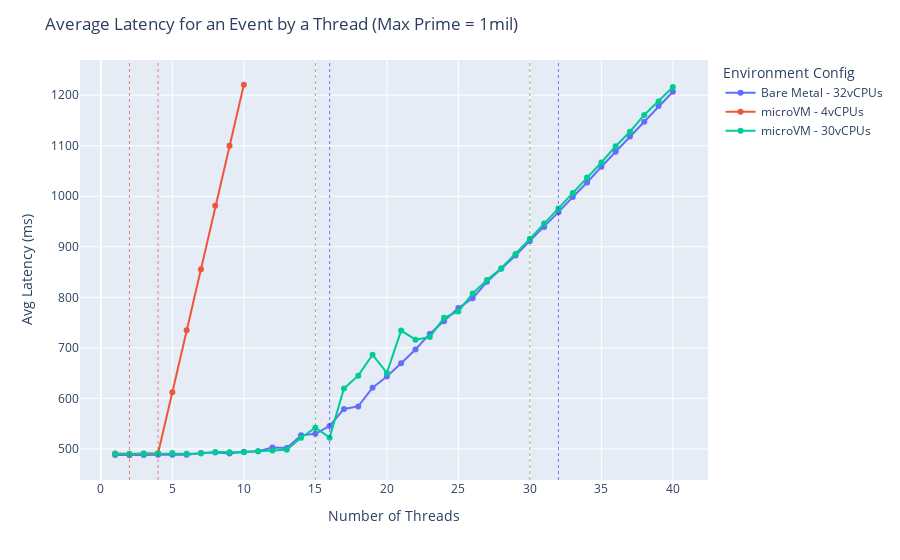

Notebook code cell kept with this figure:
### Markdown cell above
## Visualize: Average Latency

### Code cell
dff['Environment Config'] = dff['Env'] + ' - ' + dff['Number of vCPUs'].astype(str) + 'vCPUs'
dff_1mil = dff.loc[dff['Max Prime'] == 1000000]

fig = px.line(dff_1mil, x='Number of Threads', y='Avg Latency (ms)', color='Environment Config', markers=True)
fig.add_vline(x=2, line_width=0.5, line_dash="dot", line_color="red")
fig.add_vline(x=4, line_width=0.5, line_dash="dot", line_color="red")
fig.add_vline(x=15, line_width=0.5, line_dash="dot", line_color="green")
fig.add_vline(x=16, line_width=0.5, line_dash="dot", line_color="blue")
fig.add_vline(x=30, line_width=0.5, line_dash="dot", line_color="green")
fig.add_vline(x=32, line_width=0.5, line_dash="dot", line_color="blue")
fig['layout'].update(title='Average Latency for an Event by a Thread (Max Prime = 1mil)')
fig.show()

### Figure 1 — Plotly figure (JSON) as saved in the notebook; plotly's stock layout.template omitted (floating-point values rounded to 4 significant figures)
{"data": [{"hovertemplate": "Environment Config=Bare Metal - 32vCPUs<br>Number of Threads=%{x}<br>Avg Latency (ms)=%{y}<extra></extra>", "legendgroup": "Bare Metal - 32vCPUs", "line": {"color": "#636efa", "dash": "solid"}, "marker": {"symbol": "circle"}, "mode": "markers+lines", "name": "Bare Metal - 32vCPUs", "orientation": "v", "showlegend": true, "type": "scatter", "x": [1, 2, 3, 4, 5, 6, 7, 8, 9, 10, 11, 12, 13, 14, 15, 16, 17, 18, 19, 20, 21, 22, 23, 24, 25, 26, 27, 28, 29, 30, 31, 32, 33, 34, 35, 36, 37, 38, 39, 40], "xaxis": "x", "y": [488.1, 487.4, 487.9, 488.2, 488.6, 488.5, 491.8, 492.9, 491.1, 494.2, 495.2, 502.8, 501.9, 526.8, 529.8, 545.4, 579.2, 584.1, 621.2, 643.4, 669.4, 696.7, 727.6, 752.7, 778.8, 798.1, 830.7, 856.5, 882.6, 911.7, 939.1, 968.5, 998.4, 1027.0, 1058.0, 1088.0, 1118.0, 1147.0, 1179.0, 1207.0], "yaxis": "y"}, {"hovertemplate": "Environment Config=microVM - 4vCPUs<br>Number of Threads=%{x}<br>Avg Latency (ms)=%{y}<extra></extra>", "legendgroup": "microVM - 4vCPUs", "line": {"color": "#EF553B", "dash": "solid"}, "marker": {"symbol": "circle"}, "mode": "markers+lines", "name": "microVM - 4vCPUs", "orientation": "v", "showlegend": true, "type": "scatter", "x": [1, 2, 3, 4, 5, 6, 7, 8, 9, 10], "xaxis": "x", "y": [490.8, 489.2, 490.8, 491.3, 612.2, 734.9, 855.6, 981.4, 1100.0, 1221.0], "yaxis": "y"}, {"hovertemplate": "Environment Config=microVM - 30vCPUs<br>Number of Threads=%{x}<br>Avg Latency (ms)=%{y}<extra></extra>", "legendgroup": "microVM - 30vCPUs", "line": {"color": "#00cc96", "dash": "solid"}, "marker": {"symbol": "circle"}, "mode": "markers+lines", "name": "microVM - 30vCPUs", "orientation": "v", "showlegend": true, "type": "scatter", "x": [1, 2, 3, 4, 5, 6, 7, 8, 9, 10, 11, 12, 13, 14, 15, 16, 17, 18, 19, 20, 21, 22, 23, 24, 25, 26, 27, 28, 29, 30, 31, 32, 33, 34, 35, 36, 37, 38, 39, 40], "xaxis": "x", "y": [490.2, 490.3, 490.6, 491.2, 491.7, 490.4, 490.7, 494.0, 493.5, 493.6, 495.4, 497.0, 498.1, 522.0, 542.0, 522.3, 619.8, 645.0, 686.5, 650.4, 734.1, 716.1, 721.5, 759.4, 772.1, 807.7, 834.3, 857.7, 885.9, 915.7, 945.9, 975.6, 1007.0, 1037.0, 1067.0, 1099.0, 1128.0, 1161.0, 1188.0, 1216.0], "yaxis": "y"}], "layout": {"legend": {"title": {"text": "Environment Config"}, "tracegroupgap": 0}, "margin": {"t": 60}, "shapes": [{"line": {"color": "red", "dash": "dot", "width": 0.5}, "type": "line", "x0": 2, "x1": 2, "xref": "x", "y0": 0, "y1": 1, "yref": "y domain"}, {"line": {"color": "red", "dash": "dot", "width": 0.5}, "type": "line", "x0": 4, "x1": 4, "xref": "x", "y0": 0, "y1": 1, "yref": "y domain"}, {"line": {"color": "green", "dash": "dot", "width": 0.5}, "type": "line", "x0": 15, "x1": 15, "xref": "x", "y0": 0, "y1": 1, "yref": "y domain"}, {"line": {"color": "blue", "dash": "dot", "width": 0.5}, "type": "line", "x0": 16, "x1": 16, "xref": "x", "y0": 0, "y1": 1, "yref": "y domain"}, {"line": {"color": "green", "dash": "dot", "width": 0.5}, "type": "line", "x0": 30, "x1": 30, "xref": "x", "y0": 0, "y1": 1, "yref": "y domain"}, {"line": {"color": "blue", "dash": "dot", "width": 0.5}, "type": "line", "x0": 32, "x1": 32, "xref": "x", "y0": 0, "y1": 1, "yref": "y domain"}], "title": {"text": "Average Latency for an Event by a Thread (Max Prime = 1mil)"}, "xaxis": {"anchor": "y", "domain": [0, 1], "title": {"text": "Number of Threads"}}, "yaxis": {"anchor": "x", "domain": [0, 1], "title": {"text": "Avg Latency (ms)"}}}}
